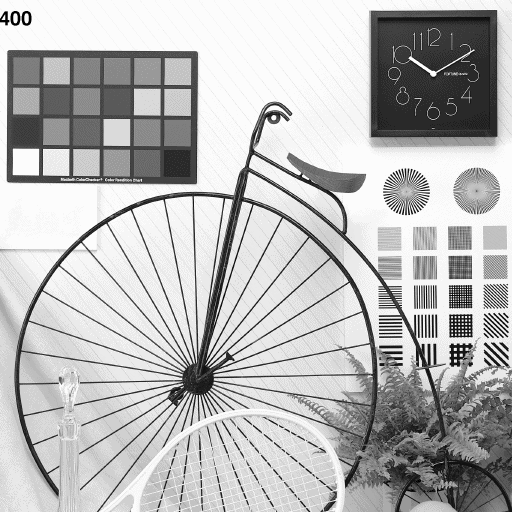
#> input picture 1108_频率域滤波/Fig1101.png, 512 x 512 px
$ jupyter execute '频率域图像滤波基本步骤（理想滤波器）.ipynb'
#> lines starting #> are read from the running program, lines starting #| are printed output that depends on the picture
[cell 1]
import cv2 as cv
import numpy as np
from matplotlib import pyplot as plt

[cell 2]
def ideaLPF(height, width, radius=10):  # 理想低通滤波器
    u, v = np.mgrid[-1:1:2.0/height, -1:1:2.0/width]
    Dist = cv.magnitude(u, v)
    D0 = radius/height  # 滤波器半径
    kernel = np.zeros((height, width), np.uint8)
    kernel[Dist <= D0] = 1
    return kernel

[cell 3]
img = cv.imread("Fig1101.png", flags=0)  # 读取灰度图像
#> img is the input picture: shape (512, 512); min 0, max 252, mean 184.7
height, width = img.shape[:2]
#> height = 512; width = 512

[cell 4]
# (1) 对图像进行傅里叶变换，并将低频分量移动到中心
imgFloat = img.astype(np.float32)  # 将图像转换成 float32
dft = cv.dft(imgFloat, flags=cv.DFT_COMPLEX_OUTPUT)  # (512,512,2)
dftShift = np.fft.fftshift(dft)  # (512,512,2)

[cell 5]
r = [30, 60, 90]  # 低通滤波器半径
plt.figure(figsize=(9, 6))
for i in range(3):
    # (2) 构造低通滤波器
    mask = ideaLPF(height, width, r[i])  # 理想低通滤波器
    maskDual = cv.merge([mask, mask])  # 拼接为2个通道：(h,w,2)
    # maskAmp = cv.magnitude(mask, mask)  # 幅度谱

    # (3) 修改傅里叶变换实现频率域滤波
    dftMask = dftShift * maskDual  # 2个通道分别为实部和虚部

    # (4) 逆中心化后进行傅里叶逆变换
    iShift = np.fft.ifftshift(dftMask)  # 将低频逆转换回图像四角
    iDft = cv.idft(iShift)  # 逆傅里叶变换
    iDftMag = cv.magnitude(iDft[:,:,0], iDft[:,:,1])  # 重建图像
    imgLPF = np.uint8(cv.normalize(iDftMag, None, 0, 255, cv.NORM_MINMAX))

    plt.subplot(2,3,i+1), plt.title("({}) mask (r={})".format(i+1, r[i]))
    plt.axis('off'), plt.imshow(mask, cmap='gray')
    plt.subplot(2,3,i+4), plt.title("({}) LPF image (r={})".format(i+4, r[i]))
    plt.axis('off'), plt.imshow(imgLPF, cmap='gray')
#> this loop made 3 passes
#> pass 1, `iDftMag = cv.magnitude(iDft[:,:,0], iDft[:,:,1])`:
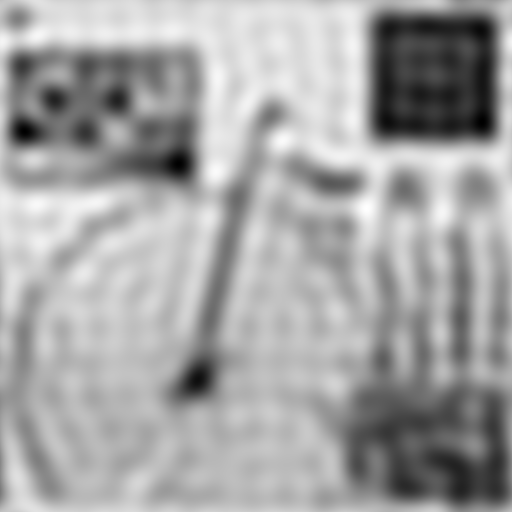
#> iDftMag: shape (512, 512) float32; min 51716, max 75113408, mean 48426100; drawn with min black and max white
#> pass 2, `iDftMag = cv.magnitude(iDft[:,:,0], iDft[:,:,1])`:
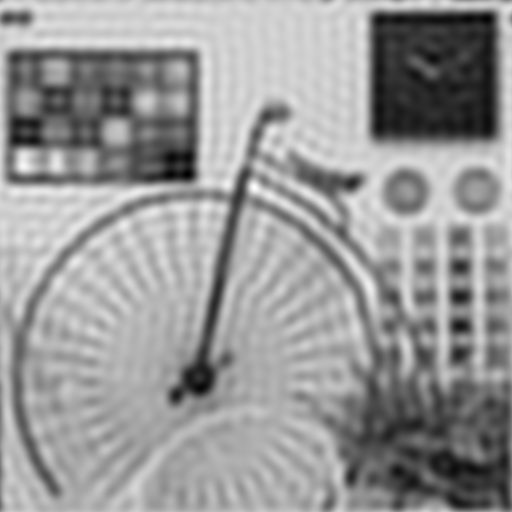
#> iDftMag: shape (512, 512) float32; min 737722, max 80605416, mean 48426100; drawn with min black and max white
#> after the loop:
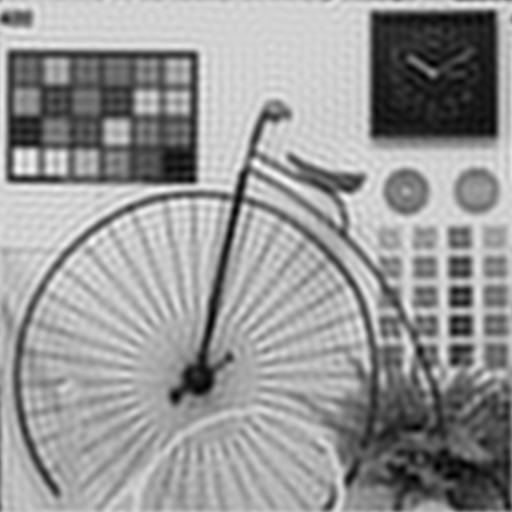
#> iDftMag: shape (512, 512) float32; min 3311109, max 79294032, mean 48426100; drawn with min black and max white

print(img.shape, dft.shape, maskDual.shape)
#| (512, 512) (512, 512, 2) (512, 512, 2)
plt.tight_layout()
plt.show()
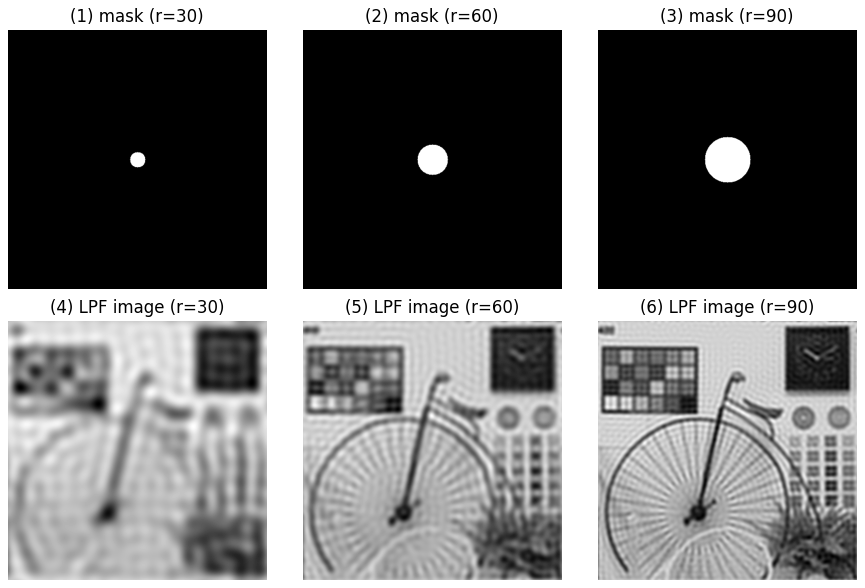
#> figure drawn by matplotlib, 6 panels

$ run again, with 1108_频率域滤波/Fig1001.png copied over 1108_频率域滤波/Fig1101.png
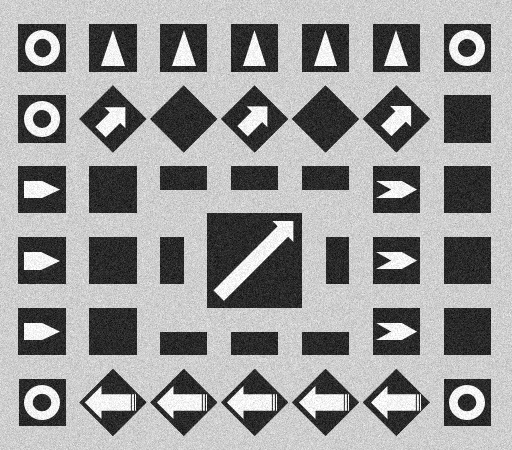
#> input picture 1108_频率域滤波/Fig1001.png, 512 x 450 px
#> img is the input picture: shape (450, 512); min 0, max 255, mean 153.7
#> the loop `for i in range(3):` made 3 passes
#> pass 1, `iDftMag = cv.magnitude(iDft[:,:,0], iDft[:,:,1])`:
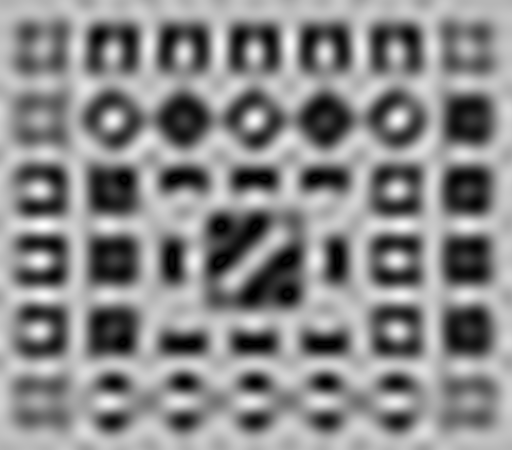
#> iDftMag: shape (450, 512) float32; min 628, max 65319248, mean 35419736; drawn with min black and max white
#> after the loop `for i in range(3):`:
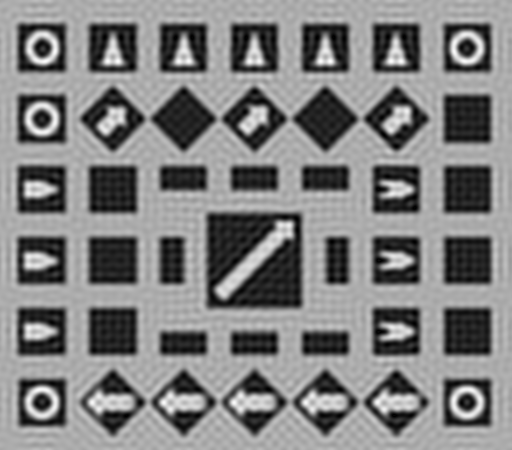
#> iDftMag: shape (450, 512) float32; min 2569, max 70241200, mean 35408452; drawn with min black and max white
#| (450, 512) (450, 512, 2) (450, 512, 2)
